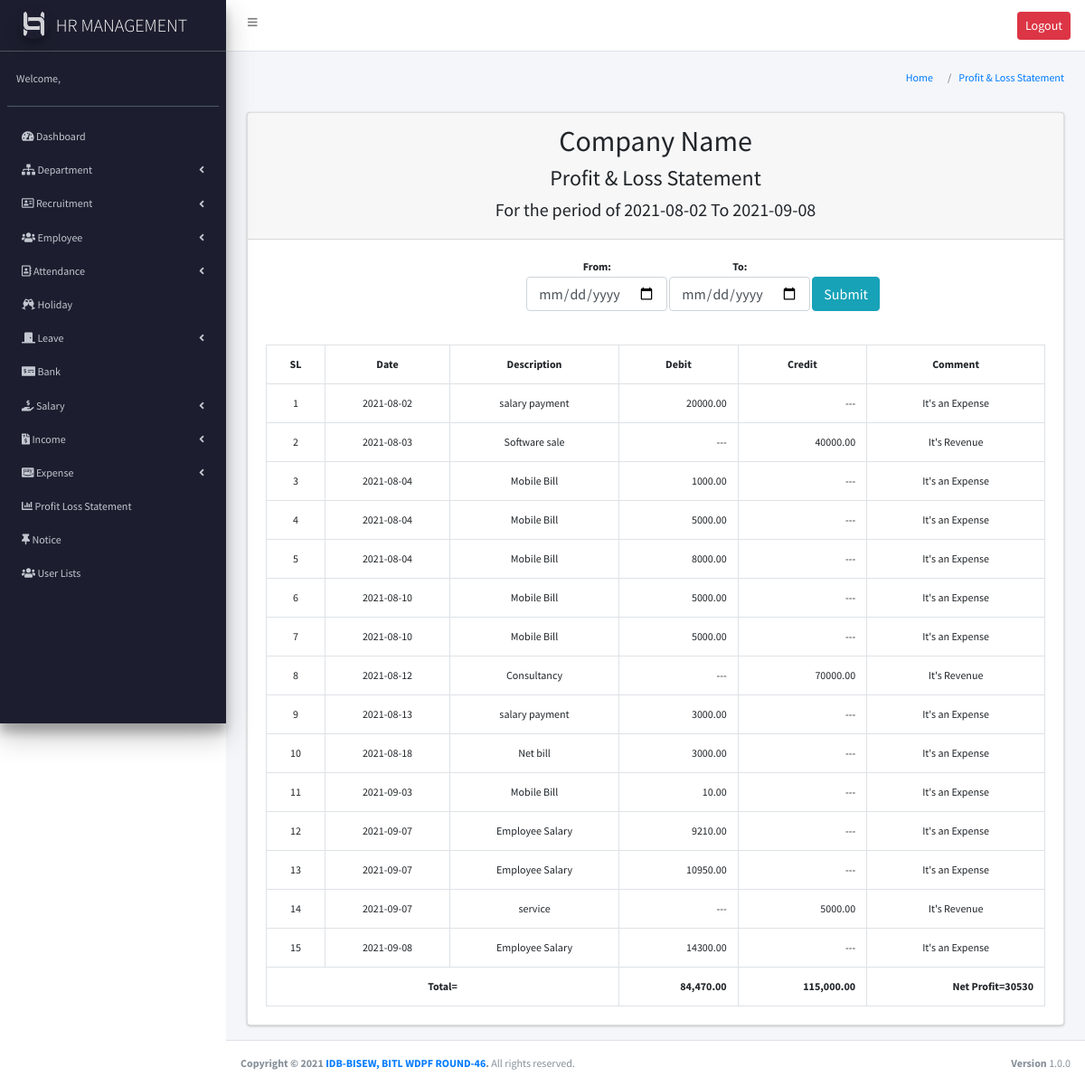
The page /profit_loss.php (signed in) on the database its author committed.
### tables this page shows
CREATE TABLE `expense` (
  `exoenseID` int(11) NOT NULL,
  `categoryID` int(11) NOT NULL,
  `date` date NOT NULL,
  `amount` decimal(10,2) NOT NULL,
  `method` enum('cash','bank') NOT NULL,
  `bankID` int(11) NOT NULL
);

CREATE TABLE `expense_category` (
  `id` int(11) NOT NULL,
  `category_name` varchar(255) NOT NULL,
  `status` enum('active','inactive') NOT NULL
);

CREATE TABLE `income` (
  `incomeID` int(11) NOT NULL,
  `sourceID` int(11) NOT NULL,
  `date` date NOT NULL,
  `amount` decimal(10,2) NOT NULL,
  `method` enum('cash','bank') NOT NULL,
  `bankID` int(11) NOT NULL
);

CREATE TABLE `income_source` (
  `id` int(11) NOT NULL,
  `name` varchar(255) NOT NULL,
  `status` enum('active','inactive') NOT NULL
);

CREATE TABLE `salary_payment` (
  `paymentID` int(11) NOT NULL,
  `empID` int(11) NOT NULL,
  `payment_date` date NOT NULL,
  `amount` decimal(10,2) NOT NULL,
  `payment_method` varchar(25) NOT NULL,
  `bankID` int(11) NOT NULL,
  `monthID` int(11) NOT NULL
);

### profit_loss.php (the view, shortened to what this page needs)
<?php
require_once("header.php");
require_once("sidebar.php");
if (isset($_POST['start_date'])) {
  $start = $_POST['start_date'];
  $end = $_POST['end_date'];
  $expense = $conn->query("SELECT * FROM expense JOIN expense_category ON expense_category.id=expense.categoryID WHERE `date` BETWEEN '" . $start . "' AND '" . $end . "'");
  $salary_payment = $conn->query("SELECT * FROM `salary_payment` WHERE `payment_date` BETWEEN '" . $start . "' AND '" . $end . "'");
  $income = $conn->query("SELECT * FROM `income` join income_source on income_source.id=income.sourceID WHERE `date` BETWEEN '" . $start . "' AND '" . $end . "'");
} else {
  $expense = $conn->query("SELECT * FROM expense JOIN expense_category ON expense_category.id=expense.categoryID");
  $salary_payment = $conn->query("SELECT * FROM `salary_payment`");
  $income = $conn->query("SELECT * FROM `income` join income_source on income_source.id=income.sourceID");
};
$data = array();
while ($ex = $expense->fetch_assoc()) {
  $d = array('date' => $ex['date'], 'description' => $ex['category_name'], 'amount' => $ex['amount'], 'type' => 'debit');
  array_push($data, $d);
}
while ($s = $salary_payment->fetch_assoc()) {
  $ss = array('date' => $s['payment_date'], 'description' => 'Employee Salary', 'amount' => $s['amount'], 'type' => 'debit');
  array_push($data, $ss);
}
while ($i = $income->fetch_assoc()) {
  $in = array('date' => $i['date'], 'description' => $i['name'], 'amount' => $i['amount'], 'type' => 'credit');
  array_push($data, $in);
}
$da = array_column($data, 'date');
array_multisort($da, SORT_ASC, $data);
$top_date=(count($da)-1);
?>
<section class="content-header">
  <div class="container-fluid">
    <div class="row mb-2">
      <div class="col-sm-6">
      </div>
      <div class="col-sm-6">
        <ol class="breadcrumb float-sm-right">
          <li class="breadcrumb-item"><a href="add_emp.php">Home</a></li>
          <li class="breadcrumb-item"><a href="add_emp.php">Profit & Loss Statement</a></li>
        </ol>
      </div>
    </div>
  </div>
</section>
<section class="content">
  <div class="container-fluid">
    <div class="row">
      <div class="col-md-12">
        <div class="card">
          <div class="card-header">
            <center>
              <h2>Company Name</h2>
            </center>
            <center>
              <h4>Profit & Loss Statement</h4>
            </center>
            <center>
             <?php if (isset($_POST['start_date'])){
              echo "<h5>For the period of  $start  To  $end</h5>";
             }else{
              echo "<h5>For the period of  $da[0] To $da[$top_date]</h5>";
             } ?>
            </center>
          </div>
          <div class="card-body">
            <?php
            $debit = 0;
            $credit = 0;
            ?>
            <div class="container">
              <div class="row">
                <div class="col-md-4"></div>
                <form action="" method="post">
                  <table>
                    <tr>
                      <th>From:</th>
                      <th>To:</th>
                    </tr>
                    <tr>
                      <td>
                        <input type="date" name="start_date" class="form-control">
                      </td>
                      <td>
                        <input type="date" name="end_date" class="form-control">
                      </td>
                      <td>
                        <input type="submit" class="btn btn-info btn-block">
                      </td>
                    </tr>
                  </table>
                </form>
              </div>
            </div>
            <br>
            <br>
            <table class="table table-bordered table-hover">
              <tr>
                <th>SL</th>
                <th>Date</th>
                <th>Description</th>
                <th>Debit</th>
                <th>Credit</th>
                <th>Comment</th>
              </tr>
              <?php $sl = 0;
              foreach ($data as $value) { ?>
                <tr>
                  <td><?php echo ++$sl; ?></td>
                  <td><?php echo $value['date']; ?></td>
                  <td><?php echo $value['description']; ?></td>
                  <td align="right"><?php if ($value['type'] === 'debit') {
                                      echo $value['amount'];
                                      $debit += $value['amount'];
                                    } else {
                                      echo '---';
                                    } ?></td>
                  <td align="right"><?php if ($value['type'] === 'credit') {
                                      echo $value['amount'];
                                      $credit += $value['amount'];
                                    } else {
                                      echo '---';
                                    } ?></td>
                  <td><?php if ($value['type'] == 'credit') {
                        echo "It's Revenue";
                      } else {
                        echo "It's an Expense";
                      } ?></td>
                </tr>
              <?php } ?>
              <tr>
                <th colspan="3">Total=</th>
                <th class="text-right"><?php echo number_format($debit, 2); ?></th>
                <th class="text-right"><?php echo  number_format($credit, 2); ?></th>
                <th class="text-right">
                  <?php $total= $credit-$debit;
                  if ($total>=0) {
                    echo "Net Profit=".$total;
                  }else{
                    echo "Net Loss=".abs($total);
                  }?>
                </th>
              </tr>
            </table>
          </div>
        </div>
      </div>
    </div>
  </div>
</section>
<?php require("footer.php"); ?>

### assets/css/style.css (style rules this page uses)
body { font-family: 'Source Sans Pro'; font-size: 12px; }

### profit_loss.php (style rules this page uses)
table { text-align: center; }

### rows shown on the page
expense: date "2021-08-02", categoryID.category_name "salary payment", amount "20000.00", shows "It's an Expense"
income: date "2021-08-03", sourceID.name "Software sale", amount "40000.00", shows "It's Revenue"
expense: date "2021-08-04", categoryID.category_name "Mobile Bill", amount "1000.00", shows "It's an Expense"
expense: date "2021-08-04", categoryID.category_name "Mobile Bill", amount "5000.00", shows "It's an Expense"
expense: date "2021-08-04", categoryID.category_name "Mobile Bill", amount "8000.00", shows "It's an Expense"
income: date "2021-08-12", sourceID.name "Consultancy", amount "70000.00", shows "It's Revenue"
expense: date "2021-08-13", categoryID.category_name "salary payment", amount "3000.00", shows "It's an Expense"
expense: date "2021-08-18", categoryID.category_name "Net bill", amount "3000.00", shows "It's an Expense"
expense: date "2021-09-03", categoryID.category_name "Mobile Bill", amount "10.00", shows "It's an Expense"
salary_payment: payment_date "2021-09-07", description "Employee Salary", amount "9210.00", shows "It's an Expense"
salary_payment: payment_date "2021-09-07", description "Employee Salary", amount "10950.00", shows "It's an Expense"
income: date "2021-09-07", sourceID.name "service", amount "5000.00", shows "It's Revenue"
salary_payment: payment_date "2021-09-08", description "Employee Salary", amount "14300.00", shows "It's an Expense"

### other values the page prints
$da[0] "2021-08-02"
$da[$top_date] "2021-09-08"
$value['date'] "2021-08-10"
$value['description'] "Mobile Bill"
$value['amount'] "5000.00"
$debit "84,470.00"
$credit "115,000.00"
$total "30530"
